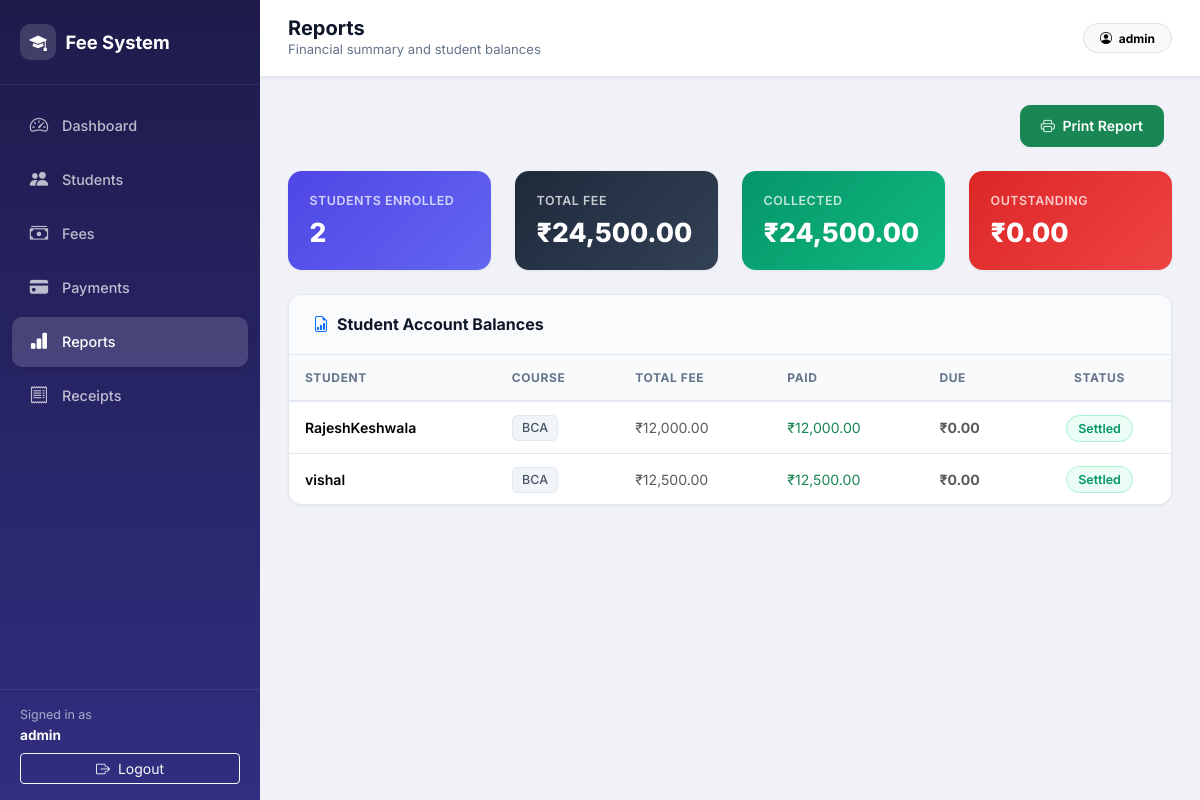
/admin/reports.php (signed in), run on the app's committed database.
### tables this page shows
CREATE TABLE `fees` (
  `id` int(11) NOT NULL,
  `student_id` int(11) DEFAULT NULL,
  `total_fee` decimal(10,2) DEFAULT NULL,
  `paid_fee` decimal(10,2) DEFAULT NULL,
  `due_fee` decimal(10,2) DEFAULT NULL,
  `created_at` timestamp NOT NULL DEFAULT current_timestamp()
);

CREATE TABLE `students` (
  `id` int(11) NOT NULL,
  `name` varchar(100) DEFAULT NULL,
  `email` varchar(100) DEFAULT NULL,
  `mobile` varchar(20) DEFAULT NULL,
  `course` varchar(100) DEFAULT NULL,
  `created_at` timestamp NOT NULL DEFAULT current_timestamp()
);

### admin/reports.php (the view, shortened to what this page needs)
<?php
include("../config/db.php");
$summary_query = "
    SELECT
        (SELECT COUNT(*) FROM students) AS total_students,
        SUM(total_fee) AS total_fee,
        SUM(paid_fee) AS total_paid,
        SUM(due_fee) AS total_due
    FROM fees";
$summary_result = mysqli_query($conn, $summary_query);
$summary = mysqli_fetch_assoc($summary_result);
$totalStudents = $summary['total_students'] ?? 0;
$totalFee      = $summary['total_fee'] ?? 0;
$totalPaid     = $summary['total_paid'] ?? 0;
$totalDue      = $summary['total_due'] ?? 0;
$report = mysqli_query($conn, "
    SELECT
        students.name,
        students.course,
        fees.total_fee,
        fees.paid_fee,
        fees.due_fee
    FROM students
    LEFT JOIN fees ON students.id = fees.student_id
    ORDER BY students.name ASC
");
include("includes/header.php");
?>
<div class="d-flex justify-content-end mb-4 d-print-none">
    <button onclick="window.print()" class="btn btn-action btn-success me-2">
        <i class="bi bi-printer me-1"></i> Print Report
    </button>
</div>
<div class="row g-4 mb-4">
    <div class="col-6 col-xl-3">
        <div class="stat-card stat-card-gradient blue">
            <div class="stat-label">Students Enrolled</div>
            <div class="stat-value"><?= $totalStudents ?></div>
        </div>
    </div>
    <div class="col-6 col-xl-3">
        <div class="stat-card stat-card-gradient dark">
            <div class="stat-label">Total Fee</div>
            <div class="stat-value">₹<?= number_format($totalFee, 2) ?></div>
        </div>
    </div>
    <div class="col-6 col-xl-3">
        <div class="stat-card stat-card-gradient green">
            <div class="stat-label">Collected</div>
            <div class="stat-value">₹<?= number_format($totalPaid, 2) ?></div>
        </div>
    </div>
    <div class="col-6 col-xl-3">
        <div class="stat-card stat-card-gradient red">
            <div class="stat-label">Outstanding</div>
            <div class="stat-value">₹<?= number_format($totalDue, 2) ?></div>
        </div>
    </div>
</div>
<div class="content-card">
    <div class="card-header-custom">
        <h3><i class="bi bi-file-earmark-bar-graph text-primary"></i> Student Account Balances</h3>
    </div>
    <div class="card-body-custom p-0">
        <div class="table-responsive">
            <table class="table table-custom">
                <thead>
                    <tr>
                        <th>Student</th>
                        <th>Course</th>
                        <th>Total Fee</th>
                        <th>Paid</th>
                        <th>Due</th>
                        <th class="text-center">Status</th>
                    </tr>
                </thead>
                <tbody>
                    <?php if (mysqli_num_rows($report) > 0): ?>
                        <?php while ($row = mysqli_fetch_assoc($report)):
                            $isClear = (($row['due_fee'] ?? 0) <= 0 && ($row['total_fee'] ?? 0) > 0);
                        ?>
                            <tr>
                                <td class="fw-semibold"><?= htmlspecialchars($row['name']) ?></td>
                                <td><span class="badge-course"><?= htmlspecialchars($row['course'] ?? 'Unassigned') ?></span></td>
                                <td class="text-muted">₹<?= number_format($row['total_fee'] ?? 0, 2) ?></td>
                                <td class="text-success">₹<?= number_format($row['paid_fee'] ?? 0, 2) ?></td>
                                <td class="fw-bold <?= ($row['due_fee'] ?? 0) > 0 ? 'text-danger' : 'text-muted' ?>">
                                    ₹<?= number_format($row['due_fee'] ?? 0, 2) ?>
                                </td>
                                <td class="text-center">
                                    <span class="<?= $isClear ? 'badge-status-settled' : 'badge-status-pending' ?>">
                                        <?= $isClear ? 'Settled' : 'Pending' ?>
                                    </span>
                                </td>
                            </tr>
                        <?php endwhile; ?>
                    <?php endif; ?>
                </tbody>
            </table>
        </div>
    </div>
</div>
<?php include("includes/footer.php"); ?>

### assets/css/style.css (style rules this page uses)
:root { --primary: #4f46e5; --primary-dark: #4338ca; --primary-light: #818cf8; --sidebar-bg: linear-gradient(180deg, #1e1b4b 0%, #312e81 100%); --sidebar-width: 260px; --body-bg: #f0f2f8; --card-bg: #ffffff; --text-dark: #0f172a; --text-muted: #64748b; --border: #e2e8f0; --success: #10b981; --danger: #ef4444; --warning: #f59e0b; --shadow-sm: 0 1px 3px rgba(15, 23, 42, 0.06); --shadow-md: 0 4px 20px rgba(15, 23, 42, 0.08); --shadow-lg: 0 10px 40px rgba(15, 23, 42, 0.12); --radius: 14px; --radius-sm: 10px; }
* { box-sizing: border-box; }
body { font-family: 'Inter', system-ui, -apple-system, sans-serif; background: var(--body-bg); color: var(--text-dark); min-height: 100vh; }
.stat-card { background: var(--card-bg); border-radius: var(--radius); padding: 1.35rem; border: 1px solid var(--border); box-shadow: var(--shadow-sm); transition: transform 0.2s, box-shadow 0.2s; height: 100%; position: relative; overflow: hidden; }
.stat-card .stat-label { font-size: 0.78rem; font-weight: 600; text-transform: uppercase; letter-spacing: 0.04em; color: var(--text-muted); margin-bottom: 0.35rem; }
.stat-card .stat-value { font-size: 1.65rem; font-weight: 800; color: var(--text-dark); line-height: 1.2; }
.stat-card-gradient { border: none; color: #fff; }
.stat-card-gradient .stat-label { color: rgba(255,255,255,0.75); }
.stat-card-gradient .stat-value { color: #fff; }
.stat-card-gradient.blue { background: linear-gradient(135deg, #4f46e5, #6366f1); }
.stat-card-gradient.dark { background: linear-gradient(135deg, #1e293b, #334155); }
.stat-card-gradient.green { background: linear-gradient(135deg, #059669, #10b981); }
.stat-card-gradient.red { background: linear-gradient(135deg, #dc2626, #ef4444); }
.content-card { background: var(--card-bg); border-radius: var(--radius); border: 1px solid var(--border); box-shadow: var(--shadow-sm); overflow: hidden; }
.content-card .card-header-custom { padding: 1.25rem 1.5rem; border-bottom: 1px solid var(--border); display: flex; align-items: center; justify-content: space-between; background: #fafbfc; }
.content-card .card-header-custom h3 { font-size: 1rem; font-weight: 700; margin: 0; display: flex; align-items: center; gap: 0.5rem; }
.content-card .card-body-custom { padding: 1.5rem; }
.btn-action { border-radius: var(--radius-sm); font-weight: 600; font-size: 0.875rem; padding: 0.6rem 1.25rem; transition: all 0.2s; }
.table-custom { margin-bottom: 0; }
.table-custom thead th { background: #f8fafc; color: var(--text-muted); font-size: 0.75rem; font-weight: 700; text-transform: uppercase; letter-spacing: 0.05em; border-bottom: 2px solid var(--border); padding: 0.85rem 1rem; white-space: nowrap; }
.table-custom tbody td { padding: 0.9rem 1rem; vertical-align: middle; border-bottom: 1px solid var(--border); font-size: 0.88rem; }
.table-custom tbody tr:last-child td { border-bottom: none; }
.badge-course { background: #f1f5f9; color: #475569; border: 1px solid var(--border); font-weight: 500; font-size: 0.78rem; padding: 0.35em 0.75em; border-radius: 6px; }
.badge-status-settled { background: #ecfdf5; color: #059669; border: 1px solid #a7f3d0; font-weight: 600; padding: 0.4em 0.9em; border-radius: 50px; font-size: 0.78rem; }

### data on the page
fees: student.name "RajeshKeshwala", student.course "BCA", total_fee "12,000.00", paid_fee "12,000.00", due_fee "0.00", shows "Settled"
fees: student.name "vishal", student.course "BCA", total_fee "12,500.00", paid_fee "12,500.00", due_fee "0.00", shows "Settled"

### other printed values
$_SESSION['admin_name'] "admin"
$pageTitle "Reports"
$pageSubtitle "Financial summary and student balances"
$totalStudents "2"
$totalFee "24,500.00"
$totalPaid "24,500.00"
$totalDue "0.00"
